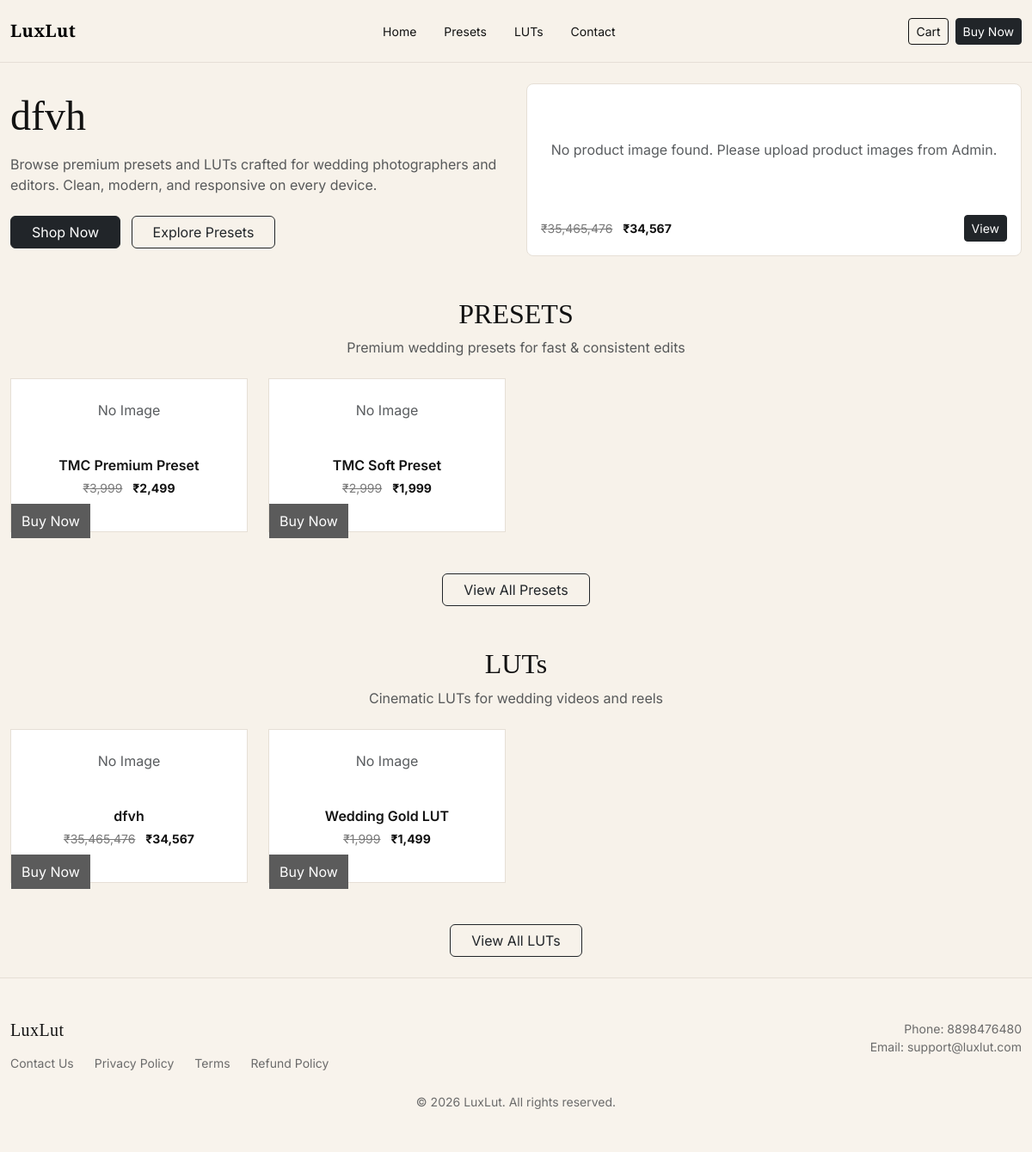
Before: / with the older database file.
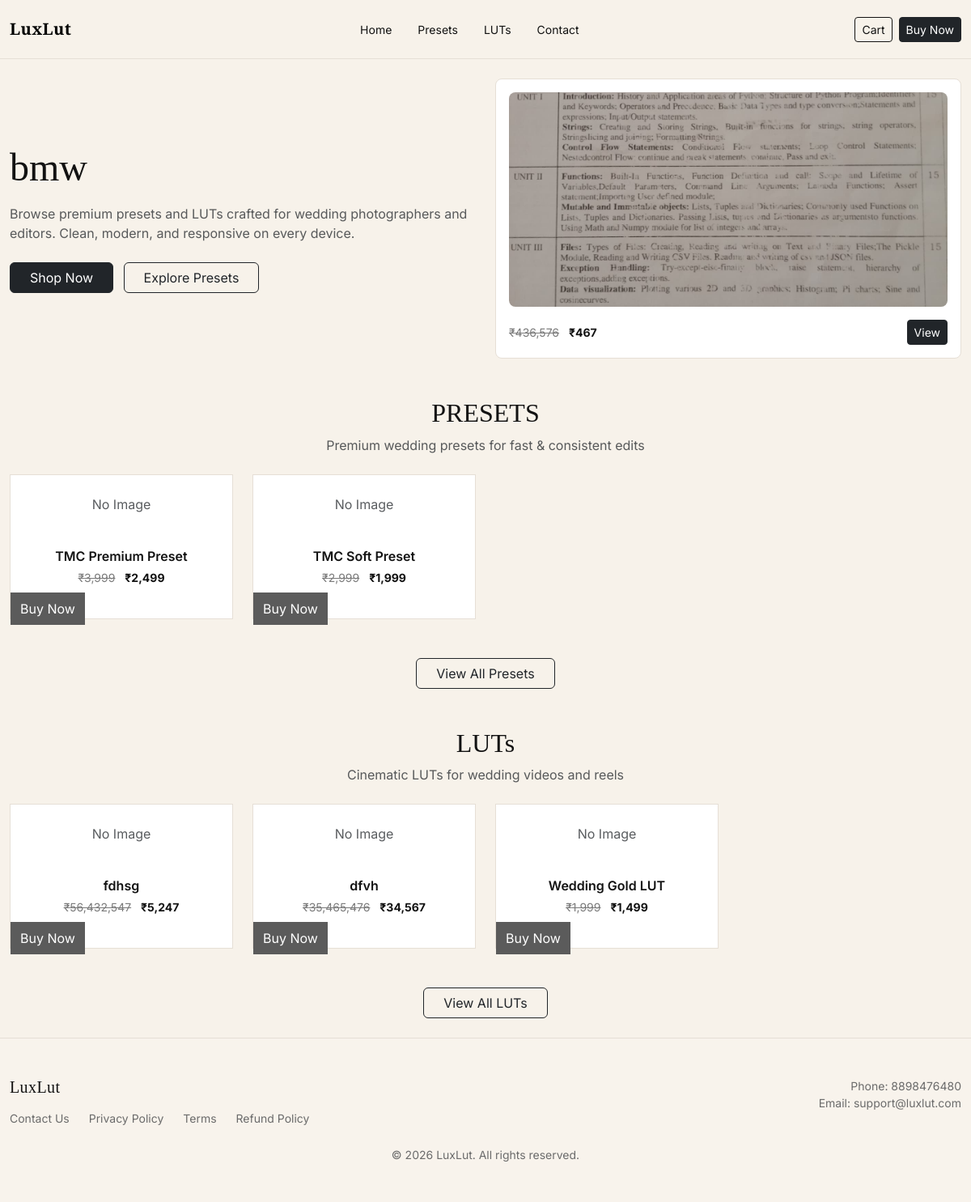
After: the same page with the newer database file.
### tables this page shows
CREATE TABLE `products` (
  `id` int(11) NOT NULL,
  `category_id` int(11) DEFAULT NULL,
  `title` varchar(150) DEFAULT NULL,
  `description` text DEFAULT NULL,
  `image` varchar(255) DEFAULT NULL,
  `status` enum('active','inactive') DEFAULT 'active',
  `created_at` timestamp NOT NULL DEFAULT current_timestamp()
);

### index.php (called while the page is built)
<?php
require_once __DIR__ . '/frontend/home.php';
?>

### frontend/home.php (the view, shortened to what this page needs)
<?php
require_once __DIR__ . '/includes/header.php';
$catPreset = mysqli_fetch_assoc(mysqli_query($conn, "SELECT id FROM categories WHERE name='Preset' LIMIT 1"));
$catLut    = mysqli_fetch_assoc(mysqli_query($conn, "SELECT id FROM categories WHERE name='LUT' LIMIT 1"));
$presetId = (int)($catPreset['id'] ?? 0);
$lutId    = (int)($catLut['id'] ?? 0);
$heroQ = mysqli_query($conn, "
  SELECT p.id, p.title,
    (SELECT pm.file_name FROM product_media pm WHERE pm.product_id=p.id AND pm.media_type='image' ORDER BY pm.id DESC LIMIT 1) AS hero_image,
    (SELECT price FROM product_prices WHERE product_id=p.id ORDER BY id DESC LIMIT 1) AS price,
    (SELECT discount_price FROM product_prices WHERE product_id=p.id ORDER BY id DESC LIMIT 1) AS discount
  FROM products p
  WHERE p.status='active'
  ORDER BY p.id DESC
  LIMIT 1
");
$hero = mysqli_fetch_assoc($heroQ);
$presetsQ = mysqli_query($conn, "
  SELECT p.id, p.title,
    (SELECT pm.file_name FROM product_media pm WHERE pm.product_id=p.id AND pm.media_type='image' ORDER BY pm.id DESC LIMIT 1) AS img,
    (SELECT price FROM product_prices WHERE product_id=p.id ORDER BY id DESC LIMIT 1) AS price,
    (SELECT discount_price FROM product_prices WHERE product_id=p.id ORDER BY id DESC LIMIT 1) AS discount
  FROM products p
  WHERE p.status='active' AND p.category_id = $presetId
  ORDER BY p.id DESC
  LIMIT 4
");
$lutsQ = mysqli_query($conn, "
  SELECT p.id, p.title,
    (SELECT pm.file_name FROM product_media pm WHERE pm.product_id=p.id AND pm.media_type='image' ORDER BY pm.id DESC LIMIT 1) AS img,
    (SELECT price FROM product_prices WHERE product_id=p.id ORDER BY id DESC LIMIT 1) AS price,
    (SELECT discount_price FROM product_prices WHERE product_id=p.id ORDER BY id DESC LIMIT 1) AS discount
  FROM products p
  WHERE p.status='active' AND p.category_id = $lutId
  ORDER BY p.id DESC
  LIMIT 4
");
$IMG_BASE = BASE_URL . "assets/uploads/products/images/";
?>
<div class="row g-4 align-items-center mb-5">
  <div class="col-lg-6">
    <h1 class="lux-title display-5 mb-3"><?= htmlspecialchars($hero['title'] ?? 'LuxLut Presets & LUTs') ?></h1>
    <p class="text-muted mb-4">
      Browse premium presets and LUTs crafted for wedding photographers and editors. Clean, modern, and responsive on every device.
    </p>
    <?php if (!empty($hero['id'])): ?>
      <a class="btn btn-dark px-4" href="<?= BASE_URL ?>frontend/product.php?id=<?= (int)$hero['id'] ?>">Shop Now</a>
      <a class="btn btn-outline-dark px-4 ms-2" href="<?= BASE_URL ?>frontend/category.php?type=presets">Explore Presets</a>
    <?php else: ?>
      <a class="btn btn-dark px-4" href="<?= BASE_URL ?>frontend/category.php?type=presets">Explore</a>
    <?php endif; ?>
  </div>
  <div class="col-lg-6">
    <div class="lux-hero-card p-3 rounded-3">
      <?php if (!empty($hero['hero_image'])): ?>
        <img src="<?= $IMG_BASE . htmlspecialchars($hero['hero_image']) ?>" class="img-fluid rounded-3" alt="hero">
      <?php else: ?>
        <div class="text-muted text-center py-5">No product image found. Please upload product images from Admin.</div>
      <?php endif; ?>
      <?php if (!empty($hero['id'])): ?>
        <div class="d-flex justify-content-between align-items-center mt-3">
          <div class="lux-price small">
            <?php if (!empty($hero['discount']) && $hero['discount'] > 0): ?>
              <del>₹<?= number_format((float)$hero['price']) ?></del>
              <strong>₹<?= number_format((float)$hero['discount']) ?></strong>
            <?php else: ?>
              <strong>₹<?= number_format((float)($hero['price'] ?? 0)) ?></strong>
            <?php endif; ?>
          </div>
          <a class="btn btn-sm btn-dark" href="<?= BASE_URL ?>frontend/product.php?id=<?= (int)$hero['id'] ?>">View</a>
        </div>
      <?php endif; ?>
    </div>
  </div>
</div>
<div class="text-center mb-4">
  <h2 class="lux-title">PRESETS</h2>
  <div class="text-muted">Premium wedding presets for fast & consistent edits</div>
</div>
<div class="row g-4 mb-5">
  <?php while($p = mysqli_fetch_assoc($presetsQ)): ?>
    <div class="col-6 col-md-4 col-lg-3">
      <div class="lux-card h-100">
        <?php if (!empty($p['img'])): ?>
          <img class="lux-thumb" src="<?= $IMG_BASE . htmlspecialchars($p['img']) ?>" alt="preset">
        <?php else: ?>
          <div class="p-4 text-center text-muted">No Image</div>
        <?php endif; ?>
        <div class="p-3 text-center">
          <div class="fw-semibold"><?= htmlspecialchars($p['title']) ?></div>
          <div class="lux-price small mt-1">
            <?php if (!empty($p['discount']) && $p['discount'] > 0): ?>
              <del>₹<?= number_format((float)$p['price']) ?></del>
              <strong>₹<?= number_format((float)$p['discount']) ?></strong>
            <?php else: ?>
              <strong>₹<?= number_format((float)($p['price'] ?? 0)) ?></strong>
            <?php endif; ?>
          </div>
        </div>
        <a class="lux-bar-btn text-decoration-none text-center" href="<?= BASE_URL ?>frontend/product.php?id=<?= (int)$p['id'] ?>">
          Buy Now
        </a>
      </div>
    </div>
  <?php endwhile; ?>
</div>
<div class="text-center mb-5">
  <a class="btn btn-outline-dark px-4" href="<?= BASE_URL ?>frontend/category.php?type=presets">View All Presets</a>
</div>
<div class="text-center mb-4">
  <h2 class="lux-title">LUTs</h2>
  <div class="text-muted">Cinematic LUTs for wedding videos and reels</div>
</div>
<div class="row g-4 mb-5">
  <?php while($l = mysqli_fetch_assoc($lutsQ)): ?>
    <div class="col-6 col-md-4 col-lg-3">
      <div class="lux-card h-100">
        <?php if (!empty($l['img'])): ?>
          <img class="lux-thumb" src="<?= $IMG_BASE . htmlspecialchars($l['img']) ?>" alt="lut">
        <?php else: ?>
          <div class="p-4 text-center text-muted">No Image</div>
        <?php endif; ?>
        <div class="p-3 text-center">
          <div class="fw-semibold"><?= htmlspecialchars($l['title']) ?></div>
          <div class="lux-price small mt-1">
            <?php if (!empty($l['discount']) && $l['discount'] > 0): ?>
              <del>₹<?= number_format((float)$l['price']) ?></del>
              <strong>₹<?= number_format((float)$l['discount']) ?></strong>
            <?php else: ?>
              <strong>₹<?= number_format((float)($l['price'] ?? 0)) ?></strong>
            <?php endif; ?>
          </div>
        </div>
        <a class="lux-bar-btn text-decoration-none text-center" href="<?= BASE_URL ?>frontend/product.php?id=<?= (int)$l['id'] ?>">
          Buy Now
        </a>
      </div>
    </div>
  <?php endwhile; ?>
</div>
<div class="text-center">
  <a class="btn btn-outline-dark px-4" href="<?= BASE_URL ?>frontend/category.php?type=luts">View All LUTs</a>
</div>
<?php require_once __DIR__ . '/includes/footer.php'; ?>

### frontend/includes/header.php (shortened to what this page needs)
<!doctype html>
<html lang="en">
<head>
  <link href="https://cdn.jsdelivr.net/npm/bootstrap@5.3.2/dist/css/bootstrap.min.css" rel="stylesheet">
</head>
<body>
<nav class="navbar navbar-expand-lg lux-nav sticky-top py-3">
  <div class="container lux-container">
    <a class="navbar-brand lux-brand fw-semibold" href="<?= BASE_URL ?>">
      LuxLut
    </a>
    <div class="collapse navbar-collapse" id="luxNav">
      <ul class="navbar-nav mx-auto gap-lg-3">
        <li class="nav-item"><a class="nav-link lux-link" href="<?= BASE_URL ?>">Home</a></li>
        <li class="nav-item"><a class="nav-link lux-link" href="<?= BASE_URL ?>frontend/category.php?type=presets">Presets</a></li>
        <li class="nav-item"><a class="nav-link lux-link" href="<?= BASE_URL ?>frontend/category.php?type=luts">LUTs</a></li>
        <li class="nav-item"><a class="nav-link lux-link" href="<?= BASE_URL ?>frontend/contact.php">Contact</a></li>
      </ul>
      <div class="d-flex gap-2">
        <a class="btn btn-sm lux-btn-outline" href="<?= BASE_URL ?>frontend/cart.php">Cart</a>
        <a class="btn btn-sm btn-dark" href="<?= BASE_URL ?>frontend/checkout.php">Buy Now</a>
      </div>
    </div>
  </div>
</nav>
<div class="container lux-container py-4">

### frontend/includes/footer.php (shortened to what this page needs)
</div>
<footer style="border-top:1px solid #e6dfd6; background:#f8f3ec;">
  <div class="container lux-container py-5">
    <div class="row gy-4 align-items-start">
      <div class="col-lg-6">
        <h5 class="lux-brand mb-3">LuxLut</h5>
        <div class="d-flex gap-4 flex-wrap small" style="color:#6b6b6b;">
          <a href="<?= BASE_URL ?>frontend/contact.php" style="color:#6b6b6b; text-decoration:none;">Contact Us</a>
          <a href="<?= BASE_URL ?>frontend/policies/privacy.php" style="color:#6b6b6b; text-decoration:none;">Privacy Policy</a>
          <a href="<?= BASE_URL ?>frontend/policies/terms.php" style="color:#6b6b6b; text-decoration:none;">Terms</a>
          <a href="<?= BASE_URL ?>frontend/policies/refund.php" style="color:#6b6b6b; text-decoration:none;">Refund Policy</a>
        </div>
      </div>
      <div class="col-lg-6 text-lg-end">
        <div class="small" style="color:#6b6b6b;">Phone: 8898476480</div>
        <div class="small" style="color:#6b6b6b;">Email: support@luxlut.com</div>
      </div>
    </div>
    <div class="text-center small mt-4" style="color:#6b6b6b;">
      © <?= date('Y') ?> LuxLut. All rights reserved.
    </div>
  </div>
</footer>
</body>
</html>

### frontend/includes/header.php (style rules this page uses)
:root { --bg:#f7f2ea; --ink:#121212; --muted:#6b6b6b; --border:#e6dfd6; --card:#ffffff; }
body { background:var(--bg); color:var(--ink); font-family:Inter,system-ui,-apple-system,Segoe UI,Roboto; }
.lux-brand { font-family:"Playfair Display", serif; letter-spacing:.4px; }
.lux-nav { background:rgba(247,242,234,.92); border-bottom:1px solid var(--border); backdrop-filter: blur(8px); }
.lux-link { color:var(--ink)!important; font-size:14px; }
.lux-btn-outline { border:1px solid var(--ink); color:var(--ink); background:transparent; }
.lux-container { max-width:1200px; }

### frontend/home.php (style rules this page uses)
.lux-title { font-family:"Playfair Display", serif; }
.lux-hero-card { border:1px solid #e6dfd6; background:#fff; }
.lux-card { border:1px solid #e6dfd6; background:#fff; transition:transform .15s ease; }
.lux-price del { color:#7a7a7a; margin-right:8px; }
.lux-bar-btn { background:#5b5b5b; color:#fff; border:0; width:100%; padding:10px 12px; }

Changed rows visible on the page:
added products: title "bmw"
added products: title "fdhsg", price "56,432,547", discount "5,247", shown under "LUTs"
Other visible differences:
$hero['price']: "35,465,476" → "436,576"
$hero['discount']: "34,567" → "467"
$hero['title']: "dfvh" → "bmw"
text no longer shown: "No product image found. Please upload product images from Admin."
